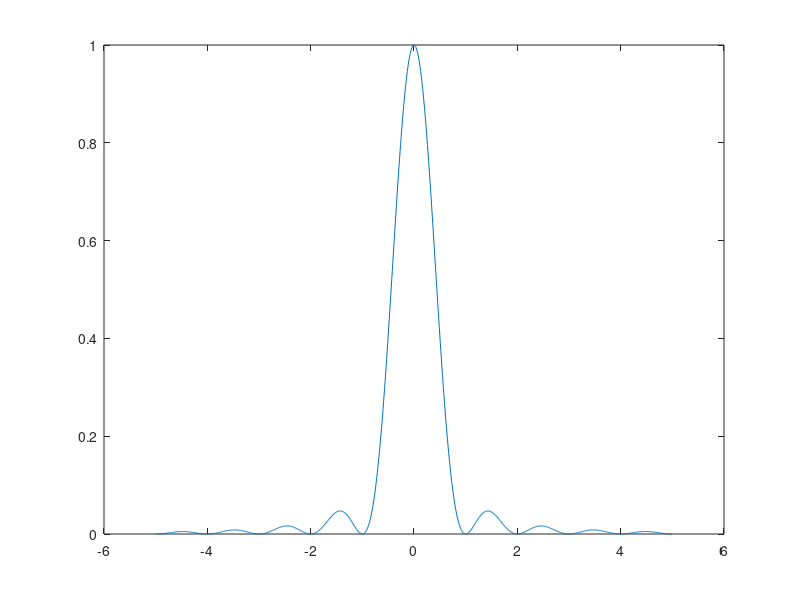

The MATLAB source for this figure:
%Problema 6.1
%Fabiola Marín Rivera
%2014086018


T=1;
delta_f =1/(100*T);
f = -5/T:delta_f:5/T;
sgma_a=1;
Sv=sgma_a^2*sinc(f*T).^2;

plot(f,Sv); 
